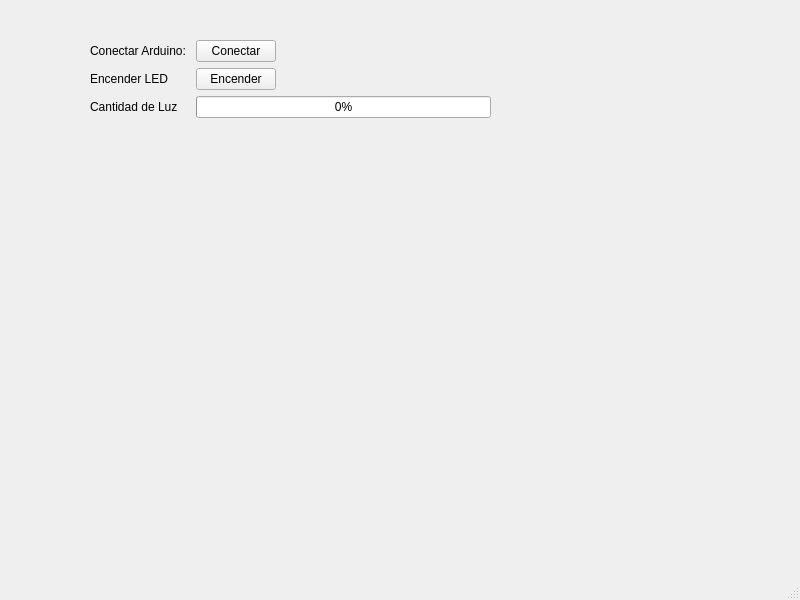
<?xml version="1.0" encoding="UTF-8"?>
<ui version="4.0">
 <class>MainWindow</class>
 <widget class="QMainWindow" name="MainWindow">
  <property name="geometry">
   <rect>
    <x>0</x>
    <y>0</y>
    <width>800</width>
    <height>600</height>
   </rect>
  </property>
  <property name="windowTitle">
   <string>MainWindow</string>
  </property>
  <widget class="QWidget" name="centralwidget">
   <widget class="QWidget" name="formLayoutWidget">
    <property name="geometry">
     <rect>
      <x>90</x>
      <y>40</y>
      <width>401</width>
      <height>125</height>
     </rect>
    </property>
    <layout class="QFormLayout" name="formLayout">
     <item row="1" column="0">
      <widget class="QLabel" name="label">
       <property name="text">
        <string>Encender LED</string>
       </property>
      </widget>
     </item>
     <item row="1" column="1">
      <widget class="QPushButton" name="BtnEncender">
       <property name="sizePolicy">
        <sizepolicy hsizetype="Fixed" vsizetype="Fixed">
         <horstretch>0</horstretch>
         <verstretch>0</verstretch>
        </sizepolicy>
       </property>
       <property name="text">
        <string>Encender</string>
       </property>
      </widget>
     </item>
     <item row="3" column="0">
      <widget class="QLabel" name="label_2">
       <property name="text">
        <string>Cantidad de Luz</string>
       </property>
      </widget>
     </item>
     <item row="3" column="1">
      <widget class="QProgressBar" name="luz">
       <property name="maximum">
        <number>500</number>
       </property>
       <property name="value">
        <number>0</number>
       </property>
      </widget>
     </item>
     <item row="0" column="0">
      <widget class="QLabel" name="label_5">
       <property name="text">
        <string>Conectar Arduino: </string>
       </property>
      </widget>
     </item>
     <item row="0" column="1">
      <widget class="QPushButton" name="BtnConectar">
       <property name="sizePolicy">
        <sizepolicy hsizetype="Fixed" vsizetype="Fixed">
         <horstretch>0</horstretch>
         <verstretch>0</verstretch>
        </sizepolicy>
       </property>
       <property name="text">
        <string>Conectar</string>
       </property>
      </widget>
     </item>
    </layout>
   </widget>
  </widget>
  <widget class="QMenuBar" name="menubar">
   <property name="geometry">
    <rect>
     <x>0</x>
     <y>0</y>
     <width>800</width>
     <height>26</height>
    </rect>
   </property>
  </widget>
  <widget class="QStatusBar" name="statusbar"/>
 </widget>
 <resources/>
 <connections/>
</ui>
